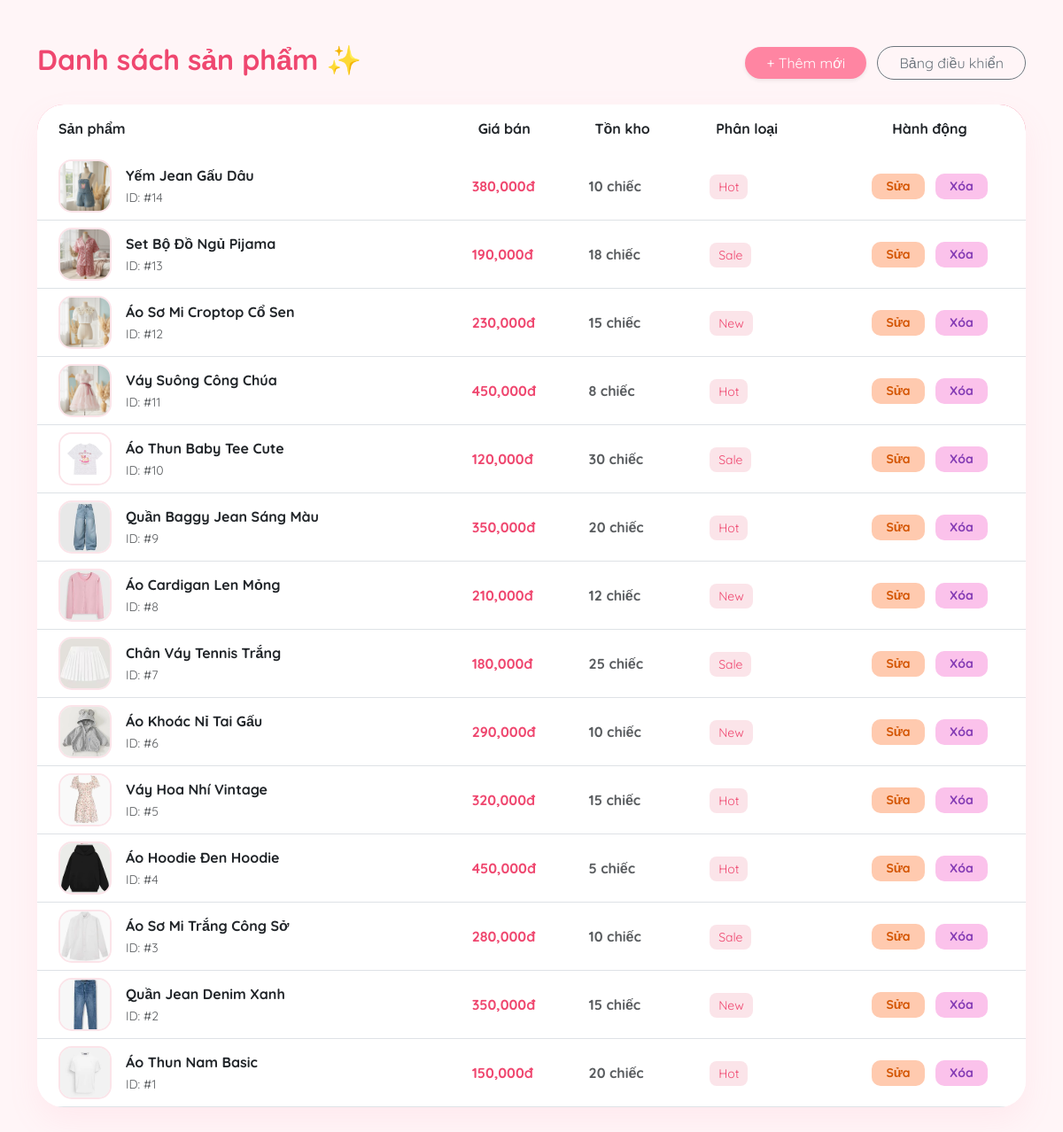
Screenshot of /shop_quanao/admin/manage_products.php (signed in) with the database file from the repository.
### tables this page shows
CREATE TABLE `products` (
  `id` int(11) NOT NULL,
  `name` varchar(255) NOT NULL,
  `price` decimal(10,2) NOT NULL,
  `image` varchar(255) NOT NULL,
  `description` text DEFAULT NULL,
  `tag` varchar(50) DEFAULT NULL,
  `stock_quantity` int(11) DEFAULT 10,
  `created_at` timestamp NOT NULL DEFAULT current_timestamp()
);

### shop_quanao/admin/manage_products.php (the view, shortened to what this page needs)
<?php
include '../config/db.php';
$result = $conn->query("SELECT * FROM products ORDER BY id DESC");
?>
<!DOCTYPE html>
<html lang="vi">
<head>
    <link href="https://cdn.jsdelivr.net/npm/bootstrap@5.3.0/dist/css/bootstrap.min.css" rel="stylesheet">
</head>
<body>
    <div class="container py-5">
        <div class="d-flex justify-content-between align-items-center mb-4">
            <h2 style="color: #ef476f; font-weight: 700;">Danh sách sản phẩm ✨</h2>
            <div>
                <a href="add_product.php" class="btn btn-primary rounded-pill px-4 shadow-sm" style="background: #ff85a2; border: none;">+ Thêm mới</a>
                <a href="index.php" class="btn btn-outline-secondary rounded-pill px-4 ms-2">Bảng điều khiển</a>
            </div>
        </div>
        <div class="main-card card">
            <div class="table-responsive">
                <table class="table table-hover align-middle mb-0">
                    <thead>
                        <tr>
                            <th class="ps-4">Sản phẩm</th>
                            <th>Giá bán</th>
                            <th>Tồn kho</th>
                            <th>Phân loại</th>
                            <th class="text-center">Hành động</th>
                        </tr>
                    </thead>
                    <tbody>
                        <?php while($row = $result->fetch_assoc()): ?>
                        <tr>
                            <td class="ps-4">
                                <div class="d-flex align-items-center">
                                    <img src="../images/<?php echo $row['image']; ?>" class="img-thumb me-3">
                                    <div>
                                        <div class="fw-bold"><?php echo htmlspecialchars($row['name']); ?></div>
                                        <small class="text-muted">ID: #<?php echo $row['id']; ?></small>
                                    </div>
                                </div>
                            </td>
                            <td><span class="price-text"><?php echo number_format($row['price']); ?>đ</span></td>
                            <td class="fw-bold text-muted"><?php echo $row['stock_quantity']; ?> chiếc</td>
                            <td><span class="badge-tag small"><?php echo $row['tag']; ?></span></td>
                            <td class="text-center">
                                <a href="edit_product.php?id=<?php echo $row['id']; ?>" class="btn btn-edit btn-sm px-3 me-2">Sửa</a>
                                <a href="?delete=<?php echo $row['id']; ?>" class="btn btn-delete btn-sm px-3" onclick="return confirm('Xóa món này là không lấy lại được đâu nha?')">Xóa</a>
                            </td>
                        </tr>
                        <?php endwhile; ?>
                    </tbody>
                </table>
            </div>
        </div>
    </div>
</body>
</html>

### shop_quanao/admin/manage_products.php (style rules this page uses)
body { background: #fff5f7; font-family: 'Quicksand', sans-serif; }
.main-card { background: white; border-radius: 30px; box-shadow: 0 15px 35px rgba(255, 133, 162, 0.1); border: none; overflow: hidden; }
.table thead { background: linear-gradient(135deg, #ff85a2 0%, #ef476f 100%); color: white; }
.table thead th { border: none; padding: 15px; }
.img-thumb { width: 60px; height: 60px; object-fit: cover; border-radius: 15px; border: 2px solid #fbe4e9; }
.btn-edit { background-color: #ffcaaf; color: #d35400; border-radius: 10px; border: none; font-weight: 700; }
.btn-delete { background-color: #fbc2eb; color: #833ab4; border-radius: 10px; border: none; font-weight: 700; }
.badge-tag { background-color: #fbe4e9; color: #ef476f; border-radius: 8px; padding: 5px 10px; }
.price-text { color: #ef476f; font-weight: 700; }

### rows the page displays
products: image (picture), name "Yếm Jean Gấu Dâu", id "14", price "380,000", stock_quantity "10", tag "Hot"
products: image (picture), name "Set Bộ Đồ Ngủ Pijama", id "13", price "190,000", stock_quantity "18", tag "Sale"
products: image (picture), name "Áo Sơ Mi Croptop Cổ Sen", id "12", price "230,000", stock_quantity "15", tag "New"
products: image (picture), name "Váy Suông Công Chúa", id "11", price "450,000", stock_quantity "8", tag "Hot"
products: image (picture), name "Áo Thun Baby Tee Cute", id "10", price "120,000", stock_quantity "30", tag "Sale"
products: image (picture), name "Quần Baggy Jean Sáng Màu", id "9", price "350,000", stock_quantity "20", tag "Hot"
products: image (picture), name "Áo Cardigan Len Mỏng", id "8", price "210,000", stock_quantity "12", tag "New"
products: image (picture), name "Chân Váy Tennis Trắng", id "7", price "180,000", stock_quantity "25", tag "Sale"
products: image (picture), name "Áo Khoác Nỉ Tai Gấu", id "6", price "290,000", stock_quantity "10", tag "New"
products: image (picture), name "Váy Hoa Nhí Vintage", id "5", price "320,000", stock_quantity "15", tag "Hot"
products: image (picture), name "Áo Hoodie Đen Hoodie", id "4", price "450,000", stock_quantity "5", tag "Hot"
products: image (picture), name "Áo Sơ Mi Trắng Công Sở", id "3", price "280,000", stock_quantity "10", tag "Sale"
products: image (picture), name "Quần Jean Denim Xanh", id "2", price "350,000", stock_quantity "15", tag "New"
products: image (picture), name "Áo Thun Nam Basic", id "1", price "150,000", stock_quantity "20", tag "Hot"
